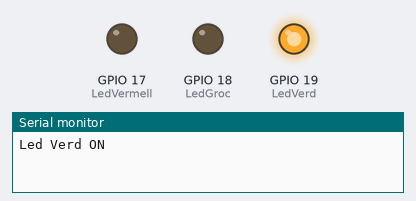
The program below on a simulated ESP32. On the bench: output pins drawn as LEDs (lit = HIGH), the last lines printed to the serial monitor.

Above: at 2.5 s.
At 5.4 s:
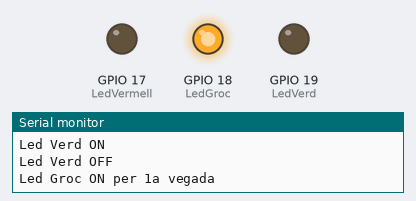
At 8.1 s:
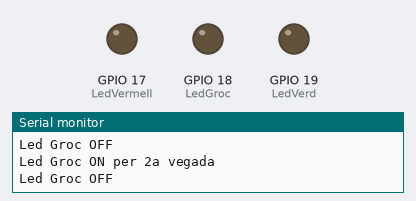
At 14.7 s:
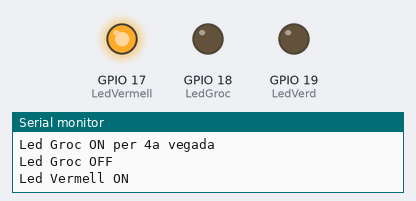
Timing chart, 0 to 22.4 s (numbered marks = the images above):
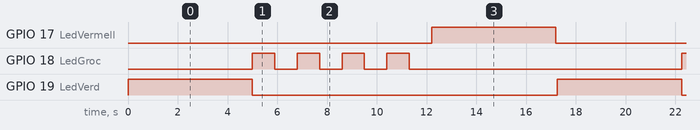

Measured:
- by itself, GPIO 17 (LedVermell), GPIO 19 (LedVerd): alternates HIGH for 5.0 s and LOW for 12.3 s
- by itself, GPIO 18 (LedGroc): repeats every 17.3 s: 3 × (LOW 0.90 s, HIGH 0.90 s), LOW 11.0 s, HIGH 0.90 s
- by itself, everything shown: repeats every 17.3 s, in 12 steps

The program:

main.cpp
```cpp
#include <Arduino.h>
const int LedVerd = 19;
const int LedGroc = 18;
const int LedVermell = 17;

bool LVerd = true;
bool LG = false;
bool LRed = false;

void TascaVerd (void * parameter){
for(;;){ // infinite loop
while(LG== true or LRed == true or LVerd == false) //si està encès algun led no fer res
{vTaskDelay(50 / portTICK_PERIOD_MS);}

// Encenc led verd durant 5000ms
Serial.println ("Led Verd ON");
digitalWrite(LedVerd, HIGH);
vTaskDelay(5000 / portTICK_PERIOD_MS);
// Apaguem led verd
Serial.println ("Led Verd OFF");
digitalWrite(LedVerd, LOW);
LVerd= false;
LG=true; // dona pas a que es realitzi la tasca del Led Groc
}
}

void TascaGroc (void * parameter){
for(;;){
  while (LVerd== true or LRed==true or LG==false)
  {vTaskDelay(50 / portTICK_PERIOD_MS);}
LG=true;
 // Obre el led 4 vegades
for(int i=0;i<4;i++)
{
Serial.print ("Led Groc ON per ");
Serial.print (i+1);
Serial.println ("a vegada");
// 900ms encès
digitalWrite(LedGroc, HIGH);
vTaskDelay(900 / portTICK_PERIOD_MS);
// 900ms apagat
Serial.println ("Led Groc OFF");
digitalWrite(LedGroc, LOW);
vTaskDelay(900 / portTICK_PERIOD_MS);
}
LG=false;
LRed = true; // dono pas a que es realitzi la tasca del Led Vermell

}
}


void TascaVermell (void * parameter){
for(;;){ // infinite loop
while(LG== true or LVerd == true or LRed==false) //si està encès algun led no fer res
{vTaskDelay(50 / portTICK_PERIOD_MS);}

// // Encenem led vermell durant 5000ms
Serial.println ("Led Vermell ON");
digitalWrite(LedVermell, HIGH);
vTaskDelay(5000 / portTICK_PERIOD_MS);
//apaguem led vermell
Serial.println ("Led Vermell OFF");
digitalWrite(LedVermell, LOW);
LRed= false;
LVerd=true; // donem pas a que es realitzi la tasca del led verd
}
}


void setup() {

  Serial.begin(115200);

pinMode(LedVerd, OUTPUT);
pinMode (LedGroc,OUTPUT);
pinMode (LedVermell,OUTPUT);

xTaskCreate(
TascaVerd, // Function that should be called
"Tasca verd", // Name of the task (for debugging)
1000, // Stack size (bytes)
NULL, // Parameter to pass
1, // Task priority La prioritat pot anar entre 0 i 24 com + alta + prioritat
NULL // toggleLEDHandle // Task handle
);

  xTaskCreate(
TascaGroc, // Function that should be called
"Tasca Groc", // Name of the task (for debugging)
1000, // Stack size (bytes)
NULL, // Parameter to pass
1, // Task priority La prioritat pot anar entre 0 i 24 com + alta + prioritat
NULL // toggleLEDHandle // Task handle
);

xTaskCreate(
TascaVermell, // Function that should be called
"Tasca vermell", // Name of the task (for debugging)
1000, // Stack size (bytes)
NULL, // Parameter to pass
1, // Task priority La prioritat pot anar entre 0 i 24 com + alta + prioritat
NULL // toggleLEDHandle // Task handle
);

}

void loop() {
  // put your main code here, to run repeatedly:
}
```
